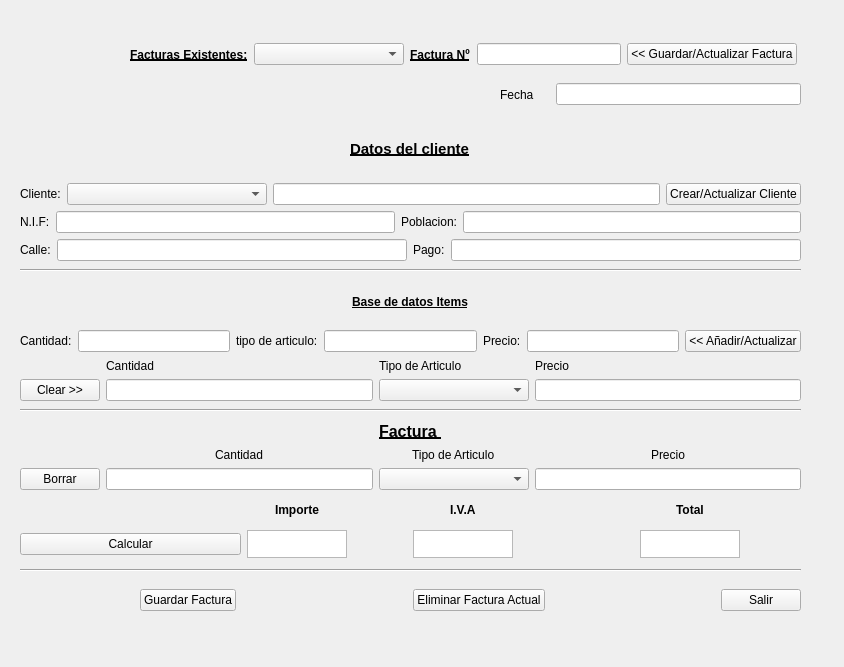
<?xml version="1.0" encoding="UTF-8"?>
<ui version="4.0">
 <class>albaran</class>
 <widget class="QMainWindow" name="albaran">
  <property name="windowModality">
   <enum>Qt::NonModal</enum>
  </property>
  <property name="geometry">
   <rect>
    <x>0</x>
    <y>0</y>
    <width>844</width>
    <height>667</height>
   </rect>
  </property>
  <property name="sizePolicy">
   <sizepolicy hsizetype="Preferred" vsizetype="Preferred">
    <horstretch>0</horstretch>
    <verstretch>0</verstretch>
   </sizepolicy>
  </property>
  <property name="minimumSize">
   <size>
    <width>0</width>
    <height>0</height>
   </size>
  </property>
  <property name="windowTitle">
   <string>Facturador</string>
  </property>
  <widget class="QWidget" name="centralwidget">
   <widget class="QWidget" name="gridLayoutWidget_5">
    <property name="geometry">
     <rect>
      <x>20</x>
      <y>420</y>
      <width>781</width>
      <height>138</height>
     </rect>
    </property>
    <layout class="QGridLayout" name="gridLayout_5">
     <item row="1" column="0">
      <layout class="QGridLayout" name="gridLayout_7">
       <item row="1" column="3">
        <widget class="QLineEdit" name="precio_2"/>
       </item>
       <item row="1" column="1">
        <widget class="QLineEdit" name="cantidad_2"/>
       </item>
       <item row="0" column="1" alignment="Qt::AlignHCenter">
        <widget class="QLabel" name="cantidadl_2">
         <property name="font">
          <font>
           <weight>50</weight>
           <bold>false</bold>
          </font>
         </property>
         <property name="text">
          <string>Cantidad</string>
         </property>
        </widget>
       </item>
       <item row="0" column="3" alignment="Qt::AlignHCenter">
        <widget class="QLabel" name="preciol_2">
         <property name="font">
          <font>
           <weight>50</weight>
           <bold>false</bold>
          </font>
         </property>
         <property name="text">
          <string>Precio</string>
         </property>
        </widget>
       </item>
       <item row="1" column="2">
        <widget class="QComboBox" name="boxitems_2">
         <property name="minimumSize">
          <size>
           <width>150</width>
           <height>0</height>
          </size>
         </property>
        </widget>
       </item>
       <item row="0" column="2" alignment="Qt::AlignHCenter">
        <widget class="QLabel" name="articulol_2">
         <property name="font">
          <font>
           <weight>50</weight>
           <bold>false</bold>
          </font>
         </property>
         <property name="text">
          <string>Tipo de Articulo</string>
         </property>
        </widget>
       </item>
       <item row="1" column="0">
        <widget class="QPushButton" name="rmItemAct">
         <property name="text">
          <string>Borrar</string>
         </property>
        </widget>
       </item>
      </layout>
     </item>
     <item row="2" column="0">
      <layout class="QGridLayout" name="gridLayout_8">
       <item row="0" column="2" alignment="Qt::AlignHCenter">
        <widget class="QLabel" name="label_5">
         <property name="font">
          <font>
           <weight>75</weight>
           <bold>true</bold>
          </font>
         </property>
         <property name="text">
          <string>I.V.A</string>
         </property>
        </widget>
       </item>
       <item row="1" column="1">
        <widget class="QTextEdit" name="textEdit">
         <property name="maximumSize">
          <size>
           <width>100</width>
           <height>28</height>
          </size>
         </property>
        </widget>
       </item>
       <item row="0" column="1" alignment="Qt::AlignHCenter">
        <widget class="QLabel" name="label_6">
         <property name="maximumSize">
          <size>
           <width>100</width>
           <height>28</height>
          </size>
         </property>
         <property name="font">
          <font>
           <weight>75</weight>
           <bold>true</bold>
          </font>
         </property>
         <property name="text">
          <string>Importe</string>
         </property>
        </widget>
       </item>
       <item row="1" column="3" alignment="Qt::AlignHCenter">
        <widget class="QTextEdit" name="textEdit_3">
         <property name="maximumSize">
          <size>
           <width>100</width>
           <height>28</height>
          </size>
         </property>
        </widget>
       </item>
       <item row="1" column="0">
        <widget class="QPushButton" name="calculaImporteB">
         <property name="text">
          <string>Calcular</string>
         </property>
        </widget>
       </item>
       <item row="0" column="3" alignment="Qt::AlignHCenter">
        <widget class="QLabel" name="label_7">
         <property name="font">
          <font>
           <weight>75</weight>
           <bold>true</bold>
          </font>
         </property>
         <property name="text">
          <string>Total</string>
         </property>
        </widget>
       </item>
       <item row="1" column="2" alignment="Qt::AlignHCenter">
        <widget class="QTextEdit" name="textEdit_2">
         <property name="maximumSize">
          <size>
           <width>100</width>
           <height>28</height>
          </size>
         </property>
        </widget>
       </item>
      </layout>
     </item>
     <item row="0" column="0" alignment="Qt::AlignHCenter">
      <widget class="QLabel" name="label_8">
       <property name="font">
        <font>
         <pointsize>12</pointsize>
         <weight>75</weight>
         <bold>true</bold>
         <underline>true</underline>
        </font>
       </property>
       <property name="text">
        <string>Factura </string>
       </property>
      </widget>
     </item>
    </layout>
   </widget>
   <widget class="QWidget" name="layoutWidget">
    <property name="geometry">
     <rect>
      <x>130</x>
      <y>40</y>
      <width>667</width>
      <height>29</height>
     </rect>
    </property>
    <layout class="QHBoxLayout" name="horizontalLayout_3">
     <item>
      <widget class="QLabel" name="fel">
       <property name="font">
        <font>
         <weight>75</weight>
         <bold>true</bold>
         <underline>true</underline>
        </font>
       </property>
       <property name="text">
        <string>Facturas Existentes:</string>
       </property>
      </widget>
     </item>
     <item>
      <widget class="QComboBox" name="boxfacs">
       <property name="minimumSize">
        <size>
         <width>150</width>
         <height>0</height>
        </size>
       </property>
      </widget>
     </item>
     <item>
      <widget class="QLabel" name="nfl">
       <property name="font">
        <font>
         <weight>75</weight>
         <bold>true</bold>
         <underline>true</underline>
        </font>
       </property>
       <property name="text">
        <string>Factura Nº</string>
       </property>
      </widget>
     </item>
     <item>
      <widget class="QLineEdit" name="nf"/>
     </item>
     <item>
      <widget class="QPushButton" name="addf">
       <property name="text">
        <string>&lt;&lt; Guardar/Actualizar Factura</string>
       </property>
      </widget>
     </item>
    </layout>
   </widget>
   <widget class="QWidget" name="layoutWidget_7">
    <property name="geometry">
     <rect>
      <x>140</x>
      <y>580</y>
      <width>661</width>
      <height>41</height>
     </rect>
    </property>
    <layout class="QHBoxLayout" name="horizontalLayout_9">
     <item>
      <widget class="QPushButton" name="GuardarTodoB">
       <property name="text">
        <string>Guardar Factura</string>
       </property>
      </widget>
     </item>
     <item>
      <spacer name="horizontalSpacer_6">
       <property name="orientation">
        <enum>Qt::Horizontal</enum>
       </property>
       <property name="sizeHint" stdset="0">
        <size>
         <width>40</width>
         <height>20</height>
        </size>
       </property>
      </spacer>
     </item>
     <item>
      <widget class="QPushButton" name="rmallfac">
       <property name="text">
        <string>Eliminar Factura Actual</string>
       </property>
      </widget>
     </item>
     <item>
      <spacer name="horizontalSpacer_9">
       <property name="orientation">
        <enum>Qt::Horizontal</enum>
       </property>
       <property name="sizeHint" stdset="0">
        <size>
         <width>40</width>
         <height>20</height>
        </size>
       </property>
      </spacer>
     </item>
     <item>
      <widget class="QPushButton" name="exitb">
       <property name="text">
        <string>Salir</string>
       </property>
      </widget>
     </item>
    </layout>
   </widget>
   <widget class="QWidget" name="gridLayoutWidget_2">
    <property name="geometry">
     <rect>
      <x>20</x>
      <y>120</y>
      <width>781</width>
      <height>141</height>
     </rect>
    </property>
    <layout class="QGridLayout" name="gridLayout_3">
     <item row="3" column="0">
      <layout class="QHBoxLayout" name="horizontalLayout_4">
       <item>
        <widget class="QLabel" name="nifl">
         <property name="font">
          <font>
           <weight>50</weight>
           <bold>false</bold>
          </font>
         </property>
         <property name="text">
          <string>N.I.F:</string>
         </property>
        </widget>
       </item>
       <item>
        <widget class="QLineEdit" name="nif"/>
       </item>
       <item>
        <widget class="QLabel" name="poblacionl">
         <property name="font">
          <font>
           <weight>50</weight>
           <bold>false</bold>
          </font>
         </property>
         <property name="text">
          <string>Poblacion:</string>
         </property>
        </widget>
       </item>
       <item>
        <widget class="QLineEdit" name="poblacion"/>
       </item>
      </layout>
     </item>
     <item row="2" column="0">
      <layout class="QHBoxLayout" name="horizontalLayout">
       <item>
        <widget class="QLabel" name="clil">
         <property name="font">
          <font>
           <weight>50</weight>
           <bold>false</bold>
          </font>
         </property>
         <property name="text">
          <string>Cliente:</string>
         </property>
        </widget>
       </item>
       <item>
        <widget class="QComboBox" name="boxclient">
         <property name="minimumSize">
          <size>
           <width>200</width>
           <height>0</height>
          </size>
         </property>
        </widget>
       </item>
       <item>
        <widget class="QLineEdit" name="namec"/>
       </item>
       <item>
        <widget class="QPushButton" name="addclienteB">
         <property name="text">
          <string>Crear/Actualizar Cliente</string>
         </property>
        </widget>
       </item>
      </layout>
     </item>
     <item row="1" column="0" alignment="Qt::AlignHCenter">
      <widget class="QLabel" name="label_3">
       <property name="font">
        <font>
         <pointsize>11</pointsize>
         <weight>75</weight>
         <italic>false</italic>
         <bold>true</bold>
         <underline>true</underline>
        </font>
       </property>
       <property name="text">
        <string>Datos del cliente</string>
       </property>
      </widget>
     </item>
     <item row="4" column="0">
      <layout class="QHBoxLayout" name="horizontalLayout_5">
       <item>
        <widget class="QLabel" name="callel">
         <property name="font">
          <font>
           <weight>50</weight>
           <bold>false</bold>
          </font>
         </property>
         <property name="text">
          <string>Calle:</string>
         </property>
        </widget>
       </item>
       <item>
        <widget class="QLineEdit" name="calle"/>
       </item>
       <item>
        <widget class="QLabel" name="pagol">
         <property name="font">
          <font>
           <weight>50</weight>
           <bold>false</bold>
          </font>
         </property>
         <property name="text">
          <string>Pago:</string>
         </property>
        </widget>
       </item>
       <item>
        <widget class="QLineEdit" name="pago"/>
       </item>
      </layout>
     </item>
    </layout>
   </widget>
   <widget class="QWidget" name="gridLayoutWidget_3">
    <property name="geometry">
     <rect>
      <x>20</x>
      <y>280</y>
      <width>781</width>
      <height>121</height>
     </rect>
    </property>
    <layout class="QGridLayout" name="gridLayout_4">
     <item row="1" column="0">
      <layout class="QHBoxLayout" name="horizontalLayout_8">
       <item>
        <widget class="QLabel" name="label">
         <property name="text">
          <string>Cantidad:</string>
         </property>
        </widget>
       </item>
       <item>
        <widget class="QLineEdit" name="newci"/>
       </item>
       <item>
        <widget class="QLabel" name="nal">
         <property name="text">
          <string>tipo de articulo:</string>
         </property>
        </widget>
       </item>
       <item>
        <widget class="QLineEdit" name="newti"/>
       </item>
       <item>
        <widget class="QLabel" name="label_2">
         <property name="text">
          <string>Precio:</string>
         </property>
        </widget>
       </item>
       <item>
        <widget class="QLineEdit" name="npre"/>
       </item>
       <item>
        <widget class="QPushButton" name="nuevoitem">
         <property name="text">
          <string>&lt;&lt; Añadir/Actualizar</string>
         </property>
        </widget>
       </item>
      </layout>
     </item>
     <item row="2" column="0">
      <layout class="QGridLayout" name="gridLayout_6">
       <item row="0" column="1">
        <widget class="QLabel" name="cantidadl">
         <property name="font">
          <font>
           <weight>50</weight>
           <bold>false</bold>
          </font>
         </property>
         <property name="text">
          <string>Cantidad</string>
         </property>
        </widget>
       </item>
       <item row="0" column="2">
        <widget class="QLabel" name="articulol">
         <property name="font">
          <font>
           <weight>50</weight>
           <bold>false</bold>
          </font>
         </property>
         <property name="text">
          <string>Tipo de Articulo</string>
         </property>
        </widget>
       </item>
       <item row="0" column="3">
        <widget class="QLabel" name="preciol">
         <property name="font">
          <font>
           <weight>50</weight>
           <bold>false</bold>
          </font>
         </property>
         <property name="text">
          <string>Precio</string>
         </property>
        </widget>
       </item>
       <item row="1" column="2">
        <widget class="QComboBox" name="boxitems">
         <property name="minimumSize">
          <size>
           <width>150</width>
           <height>0</height>
          </size>
         </property>
        </widget>
       </item>
       <item row="1" column="1">
        <widget class="QLineEdit" name="cantidad"/>
       </item>
       <item row="1" column="0">
        <widget class="QPushButton" name="cleari">
         <property name="text">
          <string>Clear &gt;&gt;</string>
         </property>
        </widget>
       </item>
       <item row="1" column="3">
        <widget class="QLineEdit" name="precio"/>
       </item>
      </layout>
     </item>
     <item row="0" column="0" alignment="Qt::AlignHCenter">
      <widget class="QLabel" name="label_4">
       <property name="font">
        <font>
         <weight>75</weight>
         <bold>true</bold>
         <underline>true</underline>
        </font>
       </property>
       <property name="text">
        <string>Base de datos Items</string>
       </property>
      </widget>
     </item>
    </layout>
   </widget>
   <widget class="QWidget" name="layoutWidget_2">
    <property name="geometry">
     <rect>
      <x>500</x>
      <y>80</y>
      <width>301</width>
      <height>29</height>
     </rect>
    </property>
    <layout class="QHBoxLayout" name="horizontalLayout_2">
     <item>
      <widget class="QLabel" name="de2l">
       <property name="minimumSize">
        <size>
         <width>50</width>
         <height>0</height>
        </size>
       </property>
       <property name="maximumSize">
        <size>
         <width>0</width>
         <height>100</height>
        </size>
       </property>
       <property name="font">
        <font>
         <weight>50</weight>
         <bold>false</bold>
        </font>
       </property>
       <property name="text">
        <string>Fecha </string>
       </property>
      </widget>
     </item>
     <item>
      <widget class="QLineEdit" name="de3">
       <property name="minimumSize">
        <size>
         <width>200</width>
         <height>0</height>
        </size>
       </property>
      </widget>
     </item>
    </layout>
   </widget>
   <widget class="Line" name="line">
    <property name="geometry">
     <rect>
      <x>20</x>
      <y>260</y>
      <width>781</width>
      <height>20</height>
     </rect>
    </property>
    <property name="orientation">
     <enum>Qt::Horizontal</enum>
    </property>
   </widget>
   <widget class="Line" name="line_2">
    <property name="geometry">
     <rect>
      <x>20</x>
      <y>400</y>
      <width>781</width>
      <height>20</height>
     </rect>
    </property>
    <property name="orientation">
     <enum>Qt::Horizontal</enum>
    </property>
   </widget>
   <widget class="Line" name="line_3">
    <property name="geometry">
     <rect>
      <x>20</x>
      <y>560</y>
      <width>781</width>
      <height>20</height>
     </rect>
    </property>
    <property name="orientation">
     <enum>Qt::Horizontal</enum>
    </property>
   </widget>
  </widget>
 </widget>
 <resources/>
 <connections>
  <connection>
   <sender>exitb</sender>
   <signal>clicked()</signal>
   <receiver>albaran</receiver>
   <slot>close()</slot>
   <hints>
    <hint type="sourcelabel">
     <x>777</x>
     <y>580</y>
    </hint>
    <hint type="destinationlabel">
     <x>421</x>
     <y>333</y>
    </hint>
   </hints>
  </connection>
 </connections>
</ui>
